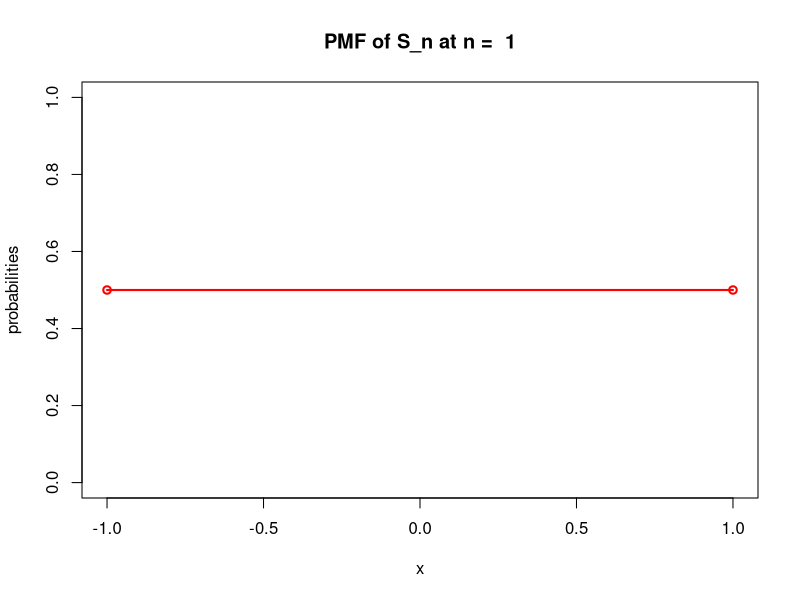
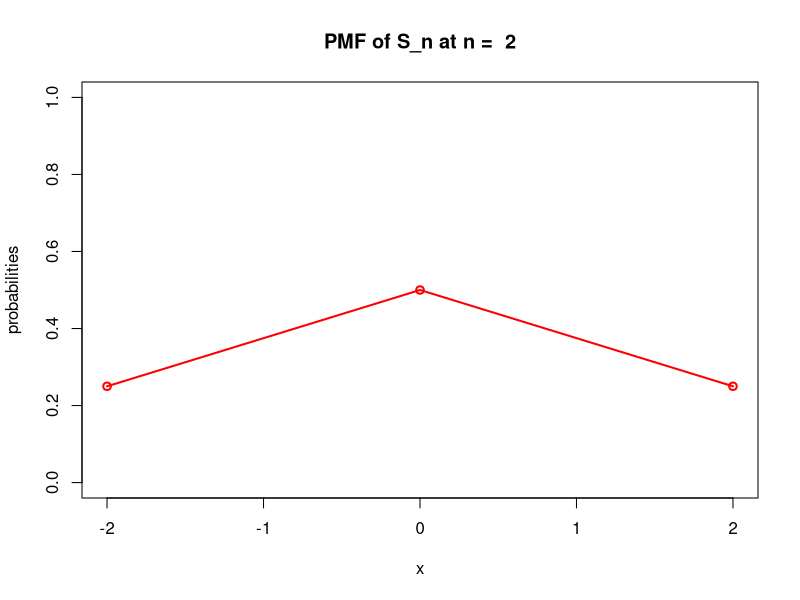
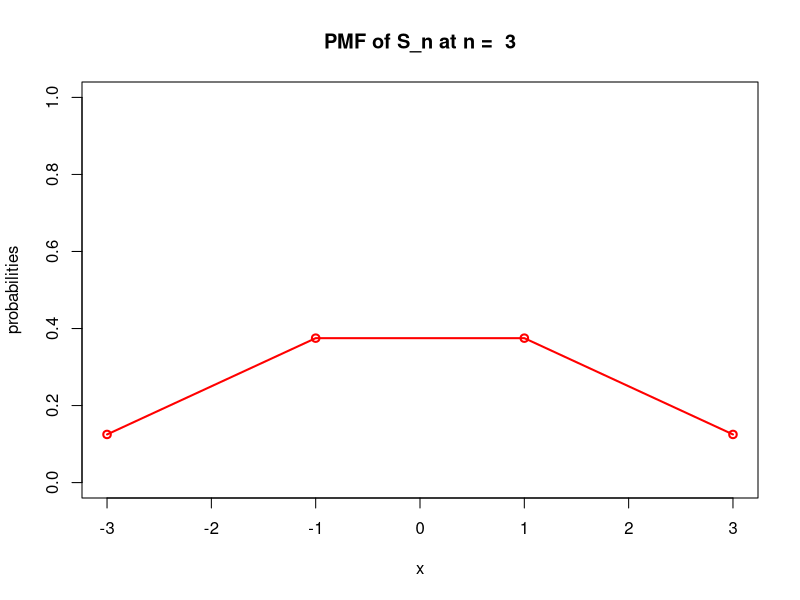
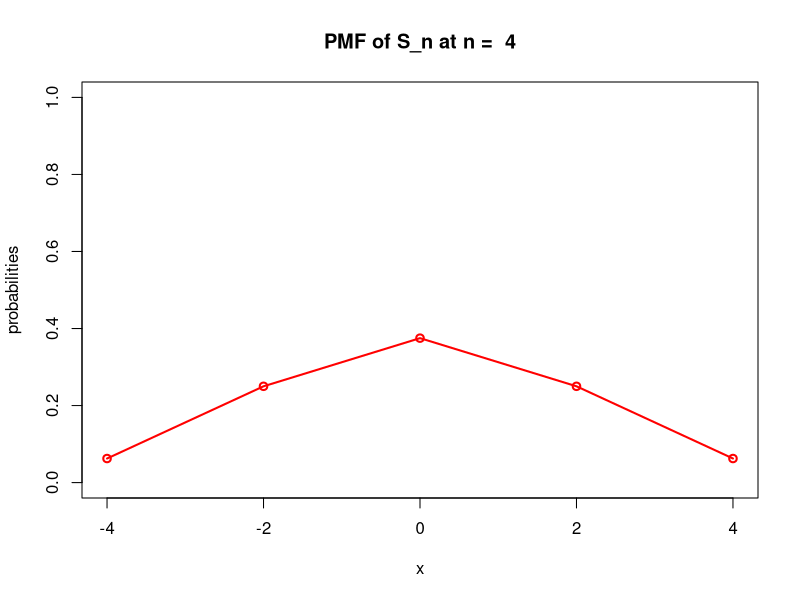
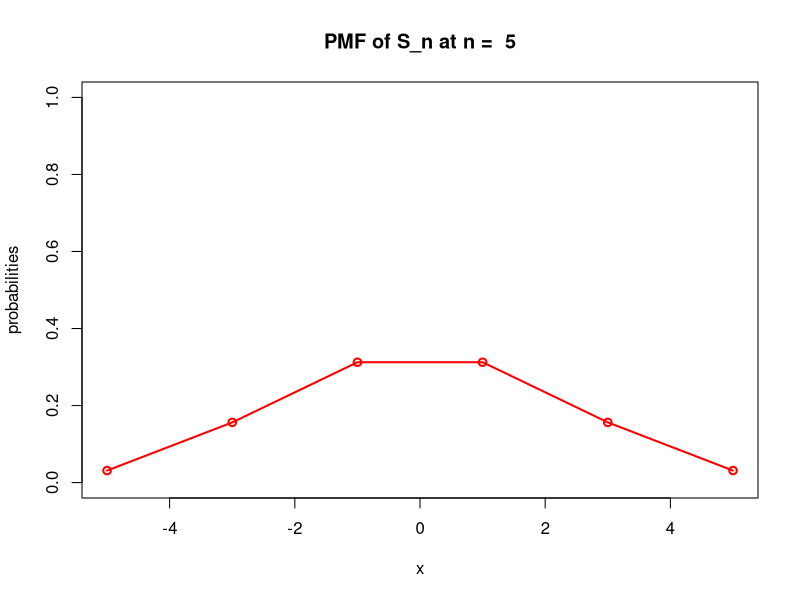
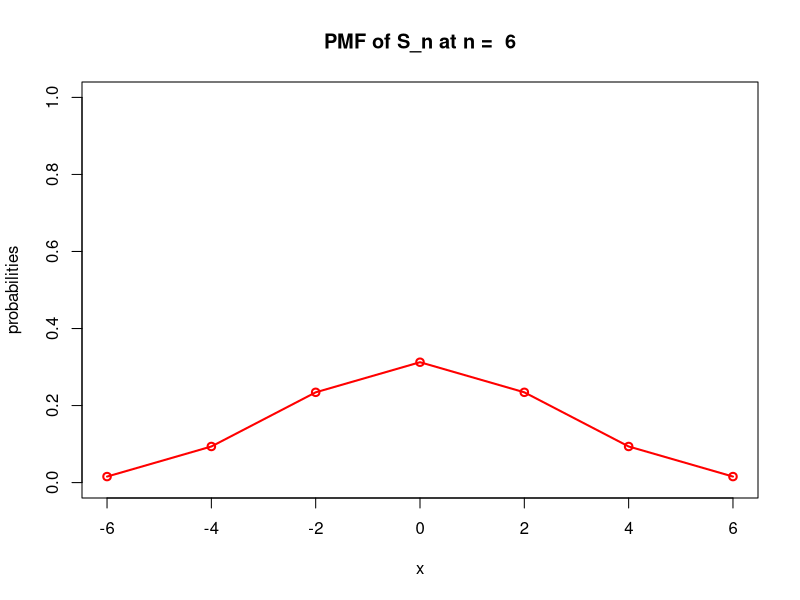
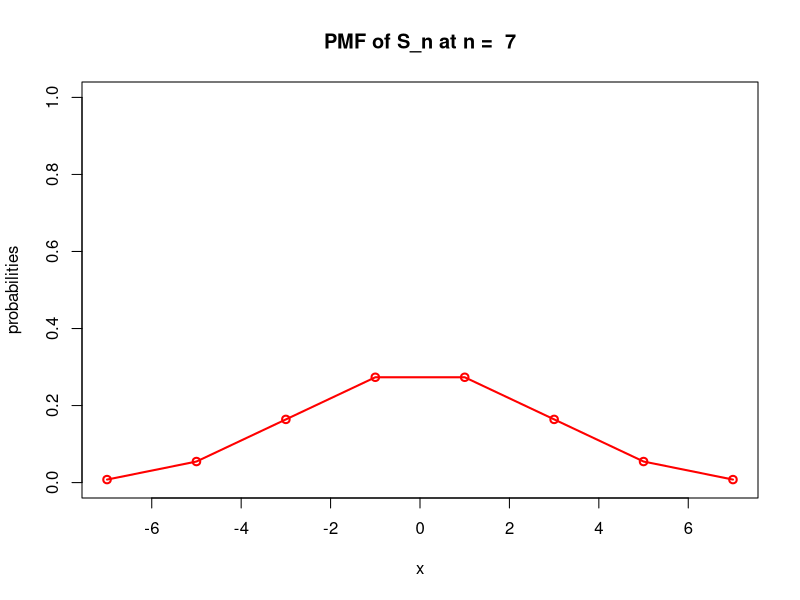
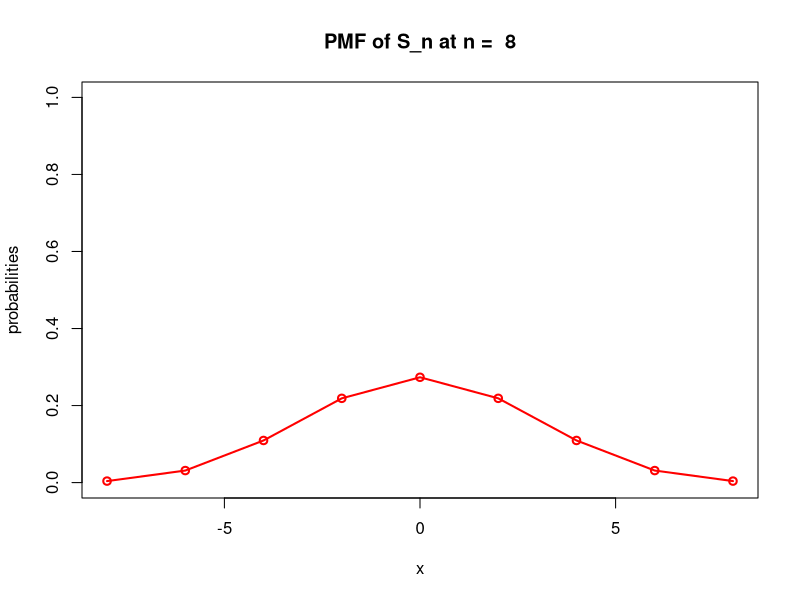

R code for these plots, in order:
random_walk <- function(n, p){

  x <- seq(from = -n, to = n, by = 2)
  
  probs <- c()
  
  for (i in 1:length(x)) {
    a <- choose(n, i-1)
    b <- p^(i-1) * (1-p)^(n-(i-1))
    
    probs[i] <- a * b
  }
  
  plot(probs ~ x, 
       type = "o", 
       lwd = 2, 
       col = "red",
       ylab = "probabilities",
       ylim = c(0, 1), 
       main = paste("PMF of S_n at n = ", n))
}

pause <- function(t){
  start <- Sys.time()
  while((Sys.time() - start) < t){}
}

for (i in 1:50) {
  random_walk(i, 0.5)
  pause(0.1)
}

trajectory <- function(n){
  
  t <- 1:n
  
  realizations <- sample(c(1, -1), 
                         size = length(t), 
                         replace = TRUE, 
                         prob = c(0.5, 0.5))
  
  df <- data.frame(n = c(0, t),
                   realizations = c(0, cumsum(realizations)))
  
  library(tidyverse)
  
  df %>%
    ggplot(aes(x = n, y = realizations)) +
    geom_line(linewidth = 1, col = "blue") +
    geom_point(col = "red", size = 2) +
    geom_hline(yintercept = 0, col = "red", linewidth = 1) +
    labs(x = "n", y = "Position", title = "Trajectory of Random Walk")
    
}

trajectory(50)
